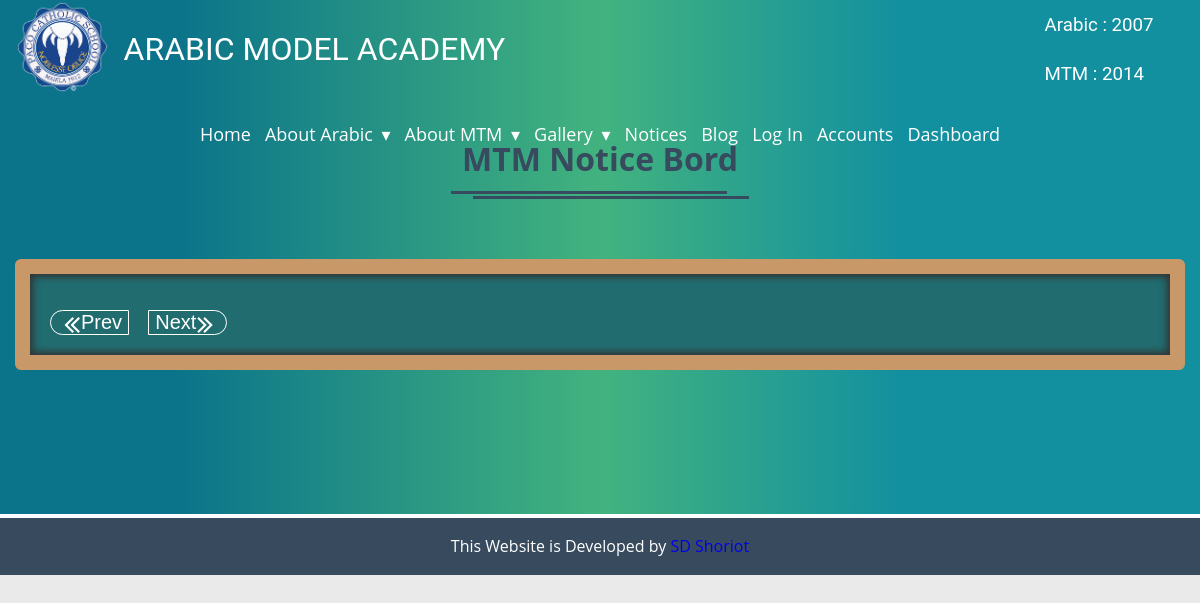
The page /notice/notice-list/ on the database as committed earlier.
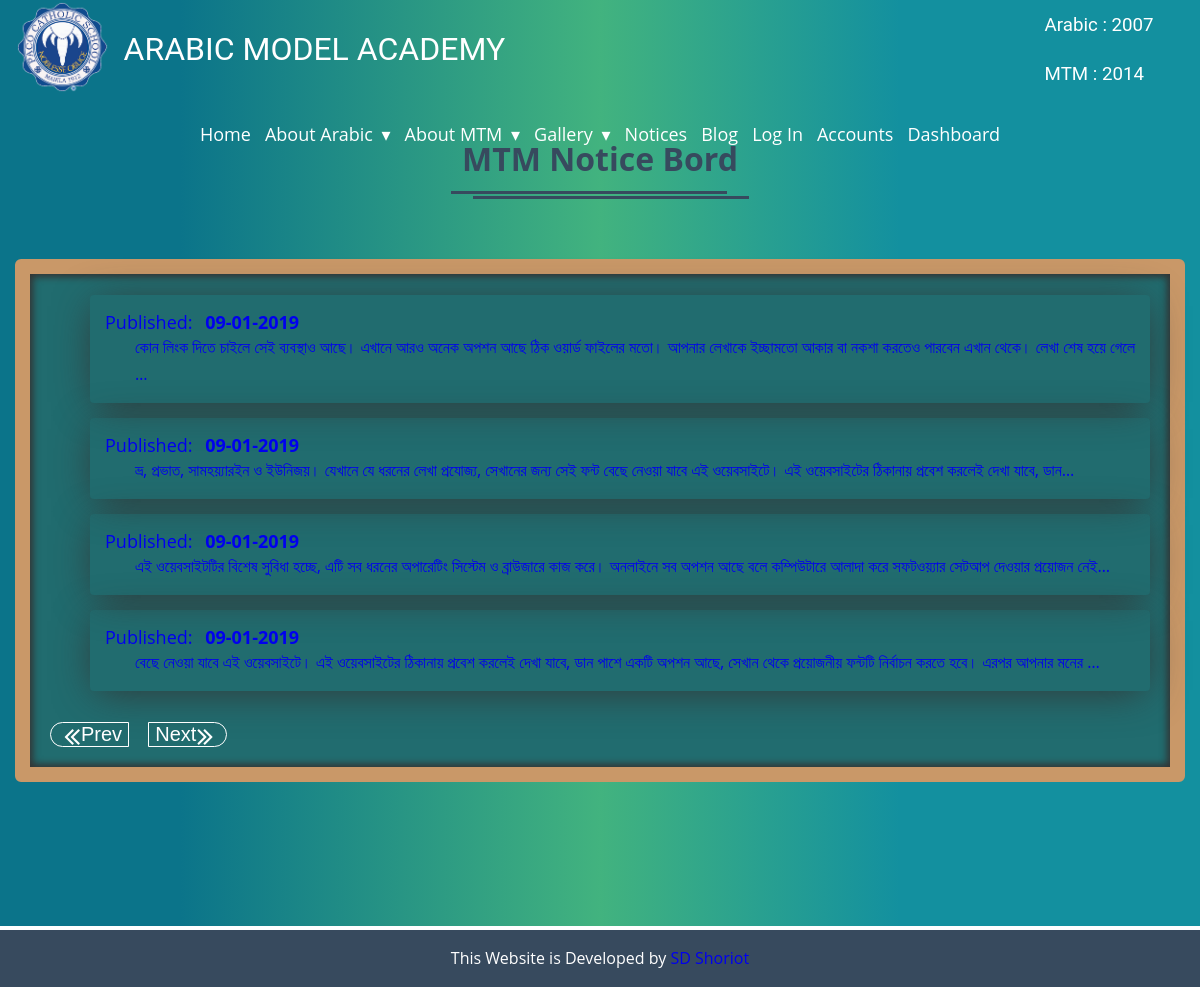
The same page on the database as committed later.
### notice/models.py (models this page shows)
class Notice(models.Model):
	heading = models.CharField(max_length=200, null=True, blank=True)
	date = models.DateTimeField(auto_now_add=True)
	description = models.TextField()

### notice/views.py (the view)
# urls.py: path('notice/', notice, name='notice'),
def notice(request):
	notices = Notice.objects.all().order_by('-date')[:10]
	ctx = {'notices': notices}
	return render(request, 'theme/notice/notice.html', ctx)

### templates/theme/notice/notice.html
{% extends 'theme/base.html' %}
{% block content %}
<section class="noticePage commonBody">
  <div class="container">
    <div class="commonHeding">
      <h1>MTM Notice Bord</h1>
    </div>
    <div class="fllNtcBox">
      <ul>
        {% for notice in notices %}
        <li>
          <a href="{% url 'notice-details' notice.pk %}">
            <span>Published: <strong>{{ notice.date| date:'d-m-Y' }}</strong></span>
            <p>{{ notice.description | safe | truncatechars:160 }}</p>
          </a>
        </li>
        {% endfor %}
      </ul>
      <button type="button"><i class="fa fa-angle-double-left" aria-hidden="true"></i>Prev</button>
      <button type="button">Next<i class="fa fa-angle-double-right" aria-hidden="true"></i></button>
    </div>
  </div>
</section>
{% endblock %}

### templates/theme/base.html (shortened to what this page needs)
<!DOCTYPE html>
<html lang="en">
<head>
<link href="/static/theme/css/font-awesome.min.css" rel="stylesheet">
<link href="/static/theme/css/animate.css" rel="stylesheet">
<link href="/static/theme/css/style.css" rel="stylesheet">
<link href="/static/theme/css/responsive.css" rel="stylesheet">
</head>
<body>
<section id="header" class="header">
  <div class="container">
    <div class="headerBox">
      <div class="logo">
        <a href="#"><img src="/static/theme/images/logo2.png" alt=""></a>
        <h2>ARABIC MODEL ACADEMY</h2>
        <div class="sine">
          <h3>Arabic : 2007</h3>
          <h3>MTM : 2014</h3>
        </div>
      </div>
      <nav>
          <ul class="nav-list">
            <li>
              <a href="/">Home</a>
            </li>
            <li>
              <a href="#!">About Arabic</a>
              </li>
              <li>
                <a href="#!">About MTM</a>
            </li>
          <li>
              <a href="#!">Gallery</a>
          </li>
          <li><a href="/notice/notice-list">Notices</a></li>
          <li><a href="#">Blog</a></li>
          <li><a href="/login">Log In</a></li>
          <li><a href="/accounts">Accounts</a></li>
          <li><a href="/dashboard">Dashboard</a></li>
        </ul>
      </nav>
    </div>
  </div>
</section>
  {% block content %}
  {% endblock %}
    <footer>
      <p>This Website is Developed by <a href="https://www.facebook.com/shoriot">SD Shoriot</a></p>
    </footer>
  </body>
</html>

### static/theme/css/style.css (style rules this page uses)
* { margin: 0; padding: 0; }
a { text-decoration: none; display: inline-block; }
img { width: 100%; height: auto; }
p { line-height: 27px; }
p, h1, h2, h3, h4, h5, h6 { margin: 0; padding: 0; font-weight: normal; }
h1, h2, h3, h4, h5, h6 { line-height: 30px; }
body { width: 100%; height: 100%; margin: 0; padding: 0; font-size:16px; box-sizing: border-box; background-size: cover; background-repeat: no-repeat; font-family: 'Open Sans', sans-serif; font-weight: normal; background-color: #EAEAEA; }
.container { max-width: 1366px; width: 100%; margin: 0 auto; box-sizing: border-box; padding: 0 15px; }
.commonBody { background: linear-gradient(90deg,#0b748a 15%,rgba(24, 165, 100, 0.8) 50%,#13909F 75%); padding: 6% 0% 10.8% 0%; color: #fff; }
.commonHeding { text-align: center; }
.commonHeding h1 { font-size: 32px; padding-bottom: 25px; margin-bottom: 60px; position: relative; font-weight: bold; display: inline-block; color: #374A5E; }
.commonHeding h1::before { content: ""; width: 100%; border-top: 3px solid; position: absolute; bottom: 0; left: 4%; }
.commonHeding h1::after { content: ""; width: 100%; border-top: 3px solid; position: absolute; bottom: 5px; left: -4%; }
.header { position: fixed; z-index: 1; width: 100%; color: #fff; animation-duration: 1s; }
.headerBox { display: flex; flex-wrap: wrap; }
.logo { flex-basis: 100%; display: flex; }
.logo a { flex-basis: 8% }
.logo h2 { flex-basis: 80%; justify-content: left; align-items: center; display: flex; padding-left: 15px; box-sizing: border-box; font-family: 'Roboto', sans-serif; font-size: 32px; }
.sine { flex-basis: 12%; align-items: center; display: flex; flex-wrap: wrap; font-family: 'Roboto', sans-serif; }
nav { flex-basis: 100%; display: flex; justify-content: center; }
nav ul { list-style: none; margin: 0; padding: 0; }
nav ul li { float: left; position: relative; }
nav ul li a, nav ul li a:visited { display: block; padding: 0 20px; line-height: 70px; color: #ffffff; text-decoration: none; font-size: 18px; position: relative; }
nav ul li a::before { content: ""; width: 0%; height: 3px; background-color: #fff; position: absolute; left: 12%; bottom: 20px; transition: .3s; border-radius: 100%; }
nav ul li a:not(:only-child):after, nav ul li a:visited:not(:only-child):after { padding-left: 4px; content: ' ▾'; }
footer { text-align: center; background-color: #374A5E; border-top: 4px solid #fff; }
footer p { display: inline-block; font-size: 16px; color: #fff; padding: 15px 0px; }
.noticePage { padding: 12% 0; }
.fllNtcBox { box-sizing: border-box; padding: 5px 20px; color: #374A5E; background: #216C6F; border: 15px solid #C99868; box-shadow: inset 0 0 7px 3px #333; border-radius: 6px; }
.fllNtcBox ul { list-style: none; }
.fllNtcBox ul li { box-sizing: border-box; padding: 15px 15px; margin: 15px 0; background-image: url(../images/paperbg4.png); background-size: 100% 100%; background-repeat: no-repeat; display: flex; flex-wrap: wrap; box-shadow: 0px 5px 40px -6px #333; border-radius: 4px; transition: .2s; }
.fllNtcBox ul li span { flex-basis: 16%; align-items: center; display: flex; font-size: 18px; }
.fllNtcBox ul li span strong { padding-left: 8px; }
.fllNtcBox ul li p { flex-basis: 80%; box-sizing: border-box; padding-left: 30px; text-align: justify; }
.fllNtcBox button { position: relative; font-size: 20px; margin: 15px 15px 15px 0; border: 1px solid #fff; background: transparent; color: #fff; transition: .3s; cursor: pointer; }
.fllNtcBox > button i { position: absolute; font-size: 28px; line-height: 26px; transition: .5s; }
.fllNtcBox button:nth-child(2) { padding: 0px 6px 0 30px; border-radius: 50px 0px 0px 50px; }
.fllNtcBox button:nth-child(3) { padding: 0px 30px 0 6px; border-radius: 0 50px 50px 0; }
.fllNtcBox button:nth-child(2) i { left: 17%; }
.fllNtcBox button:nth-child(3) i { right: 17%; }

### static/theme/css/responsive.css (style rules this page uses)
@media screen and (max-width:1365px) { nav ul li a, nav ul li a:visited { padding: 0 18px; } }
@media screen and (max-width:1279px) { nav ul li a, nav ul li a:visited { padding: 0 7px; } }
@media screen and (max-width:1279px) { .fllNtcBox ul li span { flex-basis: 20%; display: unset; } }

Rows that differ between the two databases and show on the page:
added Notice: date "09-01-2019", description "কোন লিংক দিতে চাইলে সেই ব্যবস্থাও আছে। এখানে আরও অনেক অপশন আছে ঠিক ওয়ার্ড ফাইলের মতো। আপনার লেখাকে ইচ্ছামতো আকার বা নকশা করতেও পারবেন এখান থেকে। লেখা শেষ হয়ে গেলে …"
added Notice: date "09-01-2019", description "ভ্র, প্রভাত, সামহয়্যারইন ও ইউনিজয়। যেখানে যে ধরনের লেখা প্রযোজ্য, সেখানের জন্য সেই ফন্ট বেছে নেওয়া যাবে এই ওয়েবসাইটে। এই ওয়েবসাইটের ঠিকানায় প্রবেশ করলেই দেখা যাবে, ডান…"
added Notice: date "09-01-2019", description "এই ওয়েবসাইটটির বিশেষ সুবিধা হচ্ছে, এটি সব ধরনের অপারেটিং সিস্টেম ও ব্রাউজারে কাজ করে। অনলাইনে সব অপশন আছে বলে কম্পিউটারে আলাদা করে সফটওয়্যার সেটআপ দেওয়ার প্রয়োজন নেই…"
added Notice: date "09-01-2019", description "বেছে নেওয়া যাবে এই ওয়েবসাইটে। এই ওয়েবসাইটের ঠিকানায় প্রবেশ করলেই দেখা যাবে, ডান পাশে একটি অপশন আছে, সেখান থেকে প্রয়োজনীয় ফন্টটি নির্বাচন করতে হবে। এরপর আপনার মনের …"
